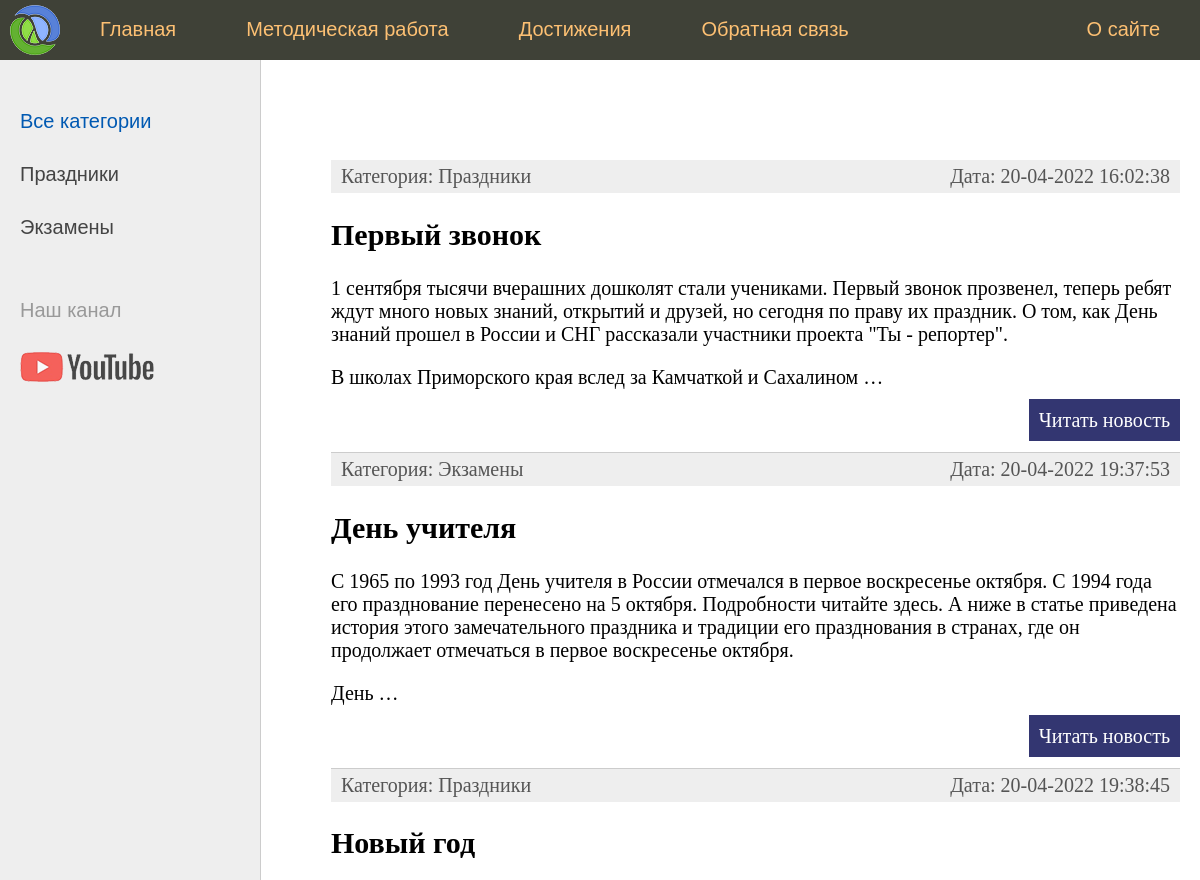
/ (upper part), run on an earlier commit of the app's database.
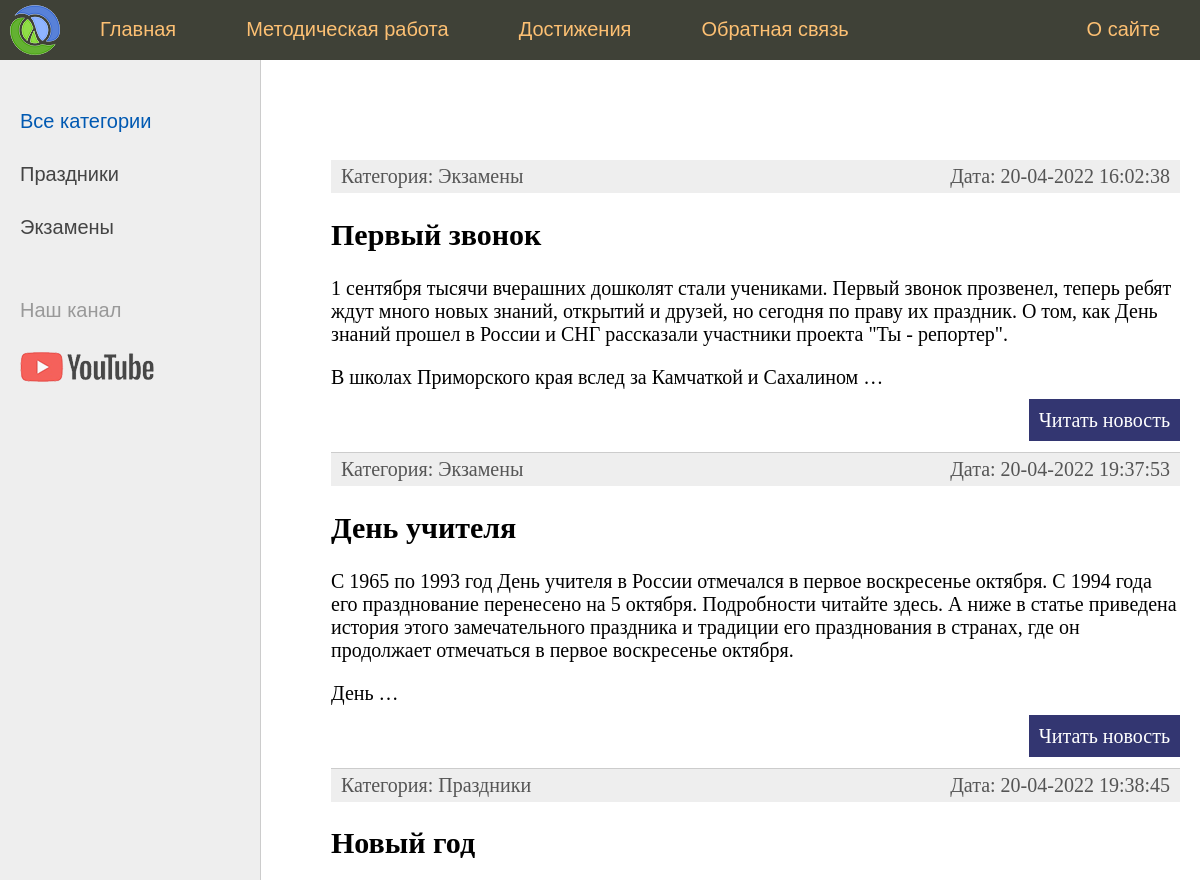
And on a later commit of the database.
### headapp/models.py (models this page shows, shortened)
class News(models.Model):
    title = models.CharField(max_length=255, verbose_name='Заголовок')
    content = models.TextField(blank=True, verbose_name='Содержимое статьи')
    photo = models.ImageField(upload_to="photos/%Y/%m/%d", verbose_name='Фотография')
    time_create = models.DateTimeField(auto_now_add=True, verbose_name='Время создания')
    time_upload = models.DateTimeField(auto_now=True, verbose_name='Изменено')
    is_published = models.BooleanField(default=True, verbose_name='Опубликовано')
    cat = models.ForeignKey('Category', on_delete=models.PROTECT, null=True, verbose_name='Категория')
    def get_absolute_url(self):
        return reverse('posts', kwargs={'post_id': self.pk})
    class Meta:
        verbose_name = 'Новости'
        verbose_name_plural = 'Новости'
        ordering = ['time_create', 'title']

class Category(models.Model):
    name = models.CharField(max_length=100, db_index=True, verbose_name="Категория")
    def __str__(self):
        return self.name
    def get_absolute_url(self):
        return reverse('category', kwargs={'cat_id': self.pk})
    class Meta:
        verbose_name = 'Категории'
        verbose_name_plural = 'Категории'
        ordering = ['name']

### headapp/views.py (the view)
# urls.py: path('', index, name='home'),
def index(request):
    posts = News.objects.all()
    context = {
        'menu': menu,
        'title': 'Главная страница',
        'posts': posts,
        'cat_selected': 0,
    }
    return render(request, 'headapp/index.html', context=context)

### headapp/templatetags/headapp_tags.py (called while the page is built)
@register.simple_tag(name="getcats")
def get_categories():
    return Category.objects.all()

### headapp/templates/headapp/index.html (shortened to what this page needs)
{% extends 'headapp/base.html' %}
{% block content %}
<ul class="list-articles">
    {% for p in posts  %}
    <li><div class="article-panel">
        <p class="first">Категория: {{p.cat}}</p>
        <p class="last">Дата: {{p.time_upload|date:"d-m-Y H:i:s"}}</p>
    </div>
    <h2>{{p.title}}</h2>
        {% autoescape off %}
    <p>{{ p.content|linebreaks|truncatewords:50 }}</p>
        {% endautoescape %}
    <p class="link-read-post"> <a href="{{ p.get_absolute_url }}">Читать новость</a> </p>
    </li>
    {% endfor %}
</ul>
{% endblock %}

What changed in the data, as far as the page shows it:
changed News "Первый звонок": cat "Праздники" → "Экзамены"
